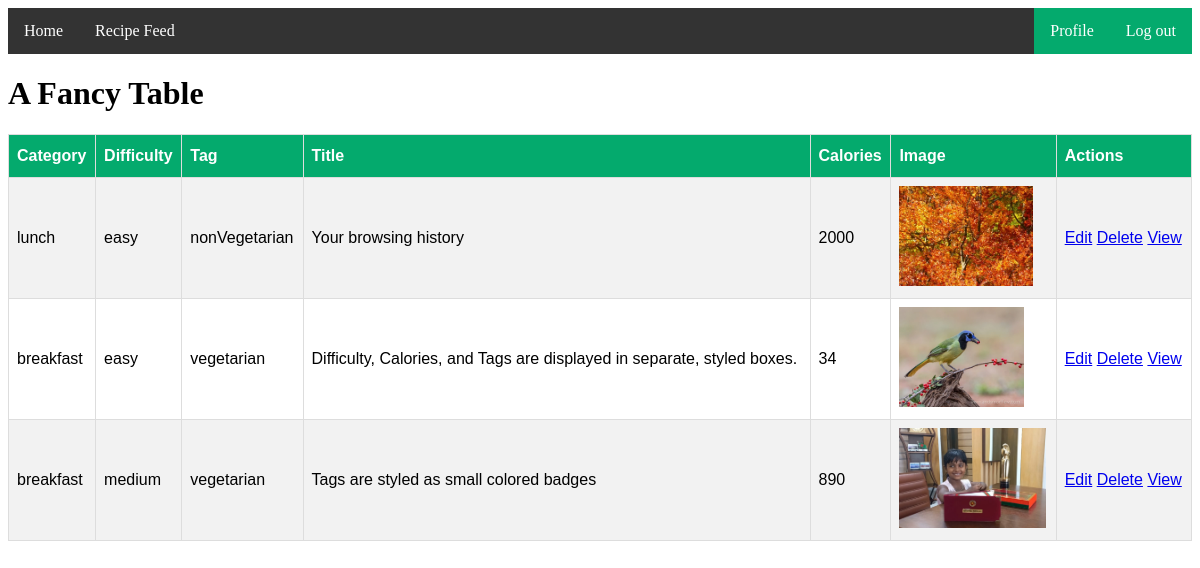
/createdRecipe/ (signed in), run on the app's committed database.
### myApp/models.py (models this page shows, shortened)
class RecipeModel(models.Model):
    TAG=[
        ('vegetarian','Vegetarian'),
        ('nonVegetarian','NonVegetarian')
    ]
    CATEGORY=[
        ('breakfast','Breakfast'),
        ('lunch','Lunch'),
        ('dinner','Dinner'),
    ]
    DIFFICULTY=[
        ('easy','Easy'),
        ('medium','Medium'),
        ('hard','Hard'),
    ]
    user=models.ForeignKey(customUser, on_delete=models.CASCADE, related_name='recipemodel')
    Category=models.CharField(choices=CATEGORY,max_length=100,null=True)
    Difficulty=models.CharField(choices=DIFFICULTY,max_length=100,null=True)
    Tag=models.CharField(choices=TAG,max_length=100,null=True)
    title=models.CharField(max_length=100,null=True)
    ingredients=models.TextField(null=True)
    instructions=models.TextField(null=True)
    prep_time=models.PositiveIntegerField(null=True)
    cooking_time=models.PositiveIntegerField(null=True)
    total_time=models.PositiveIntegerField(null=True)
    nutrition=models.TextField(null=True)
    image=models.ImageField(upload_to='Media/Recipe_Image' ,null=True)
    calories=models.PositiveIntegerField(null=True)

### myProject/views.py (the view)
# urls.py: path("createdRecipe/", createdRecipe, name="createdRecipe"),
def createdRecipe(request):
    current_user=request.user
    recipe=RecipeModel.objects.filter(user=current_user)
    context={
        'recipe':recipe
    }
    return render(request, 'createdRecipe.html',context)

### Template/createdRecipe.html (shortened to what this page needs)
{% extends 'base.html' %}
{% block body %}
<!DOCTYPE html>
<html>
<head>
</head>
<body>
<h1>A Fancy Table</h1>
<table id="customers">
  <tr>
    <th>Category</th>
    <th>Difficulty</th>
    <th>Tag</th>
    <th>Title</th>
    <th>Calories</th>
    <th>Image</th>
    <th>Actions</th>
  </tr>
  {% for i in recipe %}
  <tr>
    <td>{{i.Category}}</td>
    <td>{{i.Difficulty}}</td>
    <td>{{i.Tag}}</td>
    <td>{{i.title}}</td>
    <td>{{i.calories}}</td>
    <td>
        <img src="/{{i.image}}" height="100px" alt="">
    </td>
    <td>
      <a href=" {% url 'editRecipe' i.id %} ">Edit</a>
        <a href=" {% url 'deleteRecipe' i.id %} ">Delete</a>
        <a href=" {% url 'viewRecipe' i.id %} ">View</a>
    </td>
  </tr>
  {% endfor %}
</table>
</body>
</html>
{% endblock body %}

### Template/createdRecipe.html (style rules this page uses)
#customers { font-family: Arial, Helvetica, sans-serif; border-collapse: collapse; width: 100%; }
#customers td, #customers th { border: 1px solid #ddd; padding: 8px; }
#customers tr:nth-child(even) { background-color: #f2f2f2; }
#customers th { padding-top: 12px; padding-bottom: 12px; text-align: left; background-color: #04AA6D; color: white; }

### data on the page
RecipeModel: Category "lunch", Difficulty "easy", Tag "nonVegetarian", title "Your browsing history", calories "2000", image (picture)
RecipeModel: Category "breakfast", Difficulty "easy", Tag "vegetarian", title "Difficulty, Calories, and Tags are displayed in separate, styled boxes.", calories "34", image (picture)
RecipeModel: Category "breakfast", Difficulty "medium", Tag "vegetarian", title "Tags are styled as small colored badges", calories "890", image (picture)
